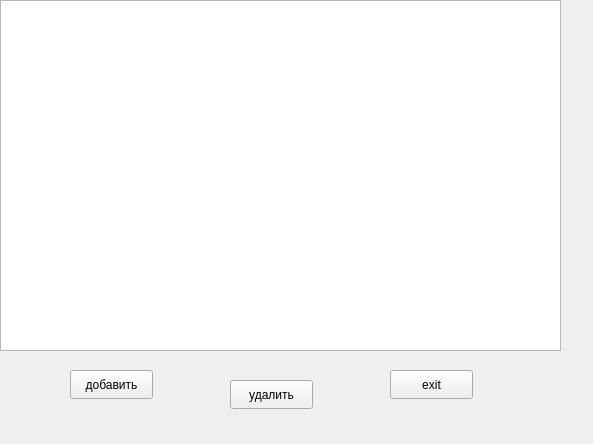
<?xml version="1.0" encoding="UTF-8"?>
<ui version="4.0">
 <class>EditWindow</class>
 <widget class="QWidget" name="EditWindow">
  <property name="geometry">
   <rect>
    <x>0</x>
    <y>0</y>
    <width>593</width>
    <height>444</height>
   </rect>
  </property>
  <property name="windowTitle">
   <string>Form</string>
  </property>
  <widget class="QTableView" name="tableView">
   <property name="geometry">
    <rect>
     <x>0</x>
     <y>0</y>
     <width>561</width>
     <height>351</height>
    </rect>
   </property>
  </widget>
  <widget class="QPushButton" name="pushButton">
   <property name="geometry">
    <rect>
     <x>70</x>
     <y>370</y>
     <width>83</width>
     <height>29</height>
    </rect>
   </property>
   <property name="text">
    <string>добавить</string>
   </property>
  </widget>
  <widget class="QPushButton" name="pushButton_2">
   <property name="geometry">
    <rect>
     <x>230</x>
     <y>380</y>
     <width>83</width>
     <height>29</height>
    </rect>
   </property>
   <property name="text">
    <string>удалить</string>
   </property>
  </widget>
  <widget class="QPushButton" name="pushButton_3">
   <property name="geometry">
    <rect>
     <x>390</x>
     <y>370</y>
     <width>83</width>
     <height>29</height>
    </rect>
   </property>
   <property name="cursor">
    <cursorShape>PointingHandCursor</cursorShape>
   </property>
   <property name="focusPolicy">
    <enum>Qt::WheelFocus</enum>
   </property>
   <property name="text">
    <string>exit</string>
   </property>
   <property name="autoRepeatDelay">
    <number>296</number>
   </property>
   <property name="autoRepeatInterval">
    <number>83</number>
   </property>
  </widget>
 </widget>
 <resources/>
 <connections/>
</ui>
